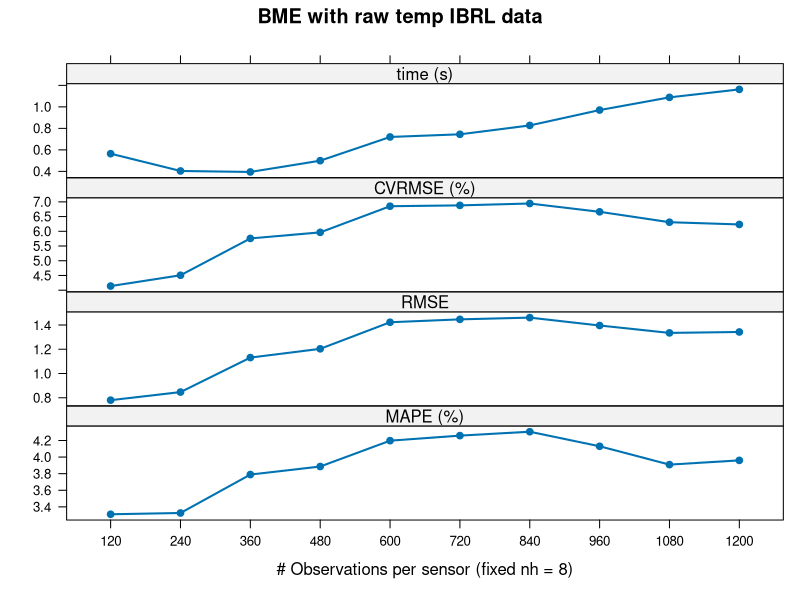
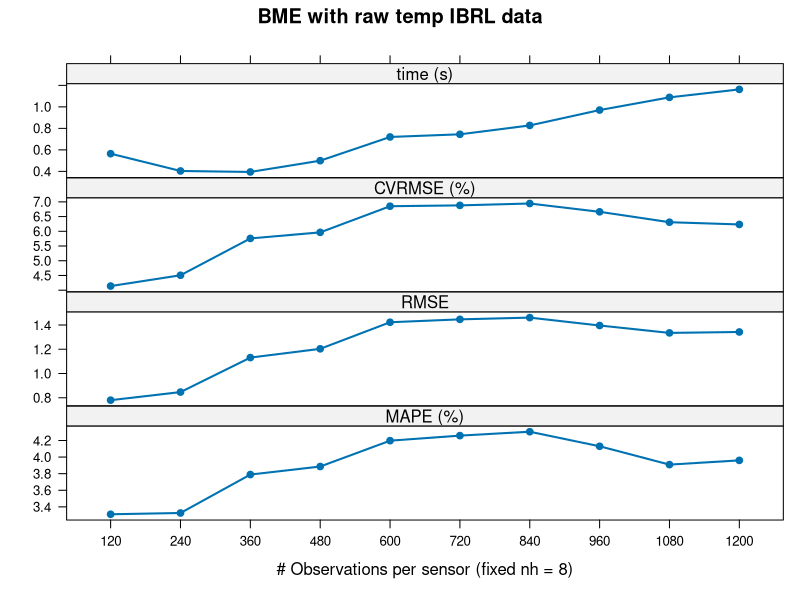
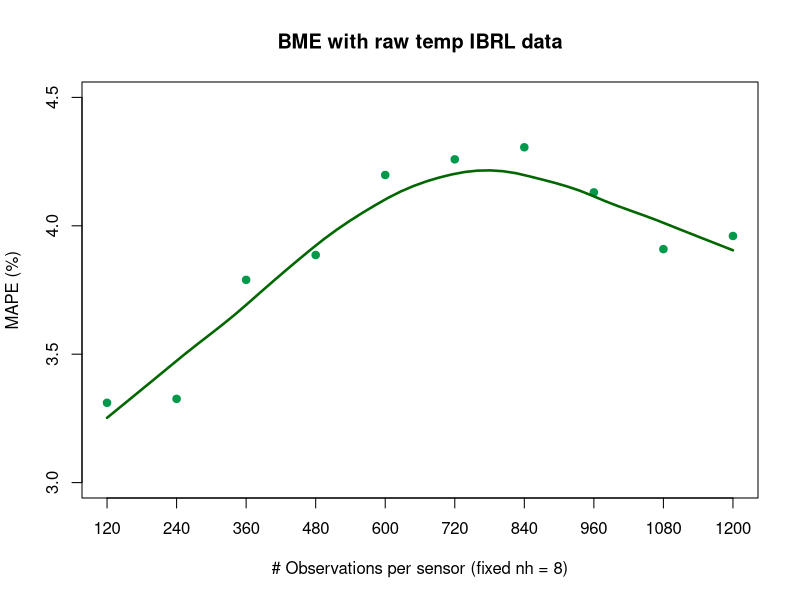
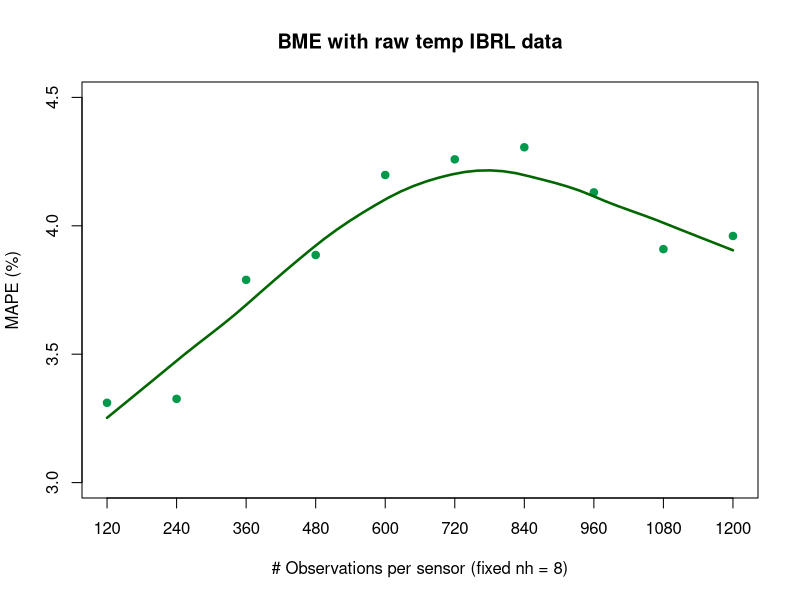

The R source for these figures, in order:
df <- read.table("fig3.csv", sep=",", head=F)
names(df)[2:5] = c("MAPE", "RMSE", "CVRMSE", "time")

## op1 

library("ggplot2")
library("lattice")
library("reshape")
dat.m <- melt(df, measure.vars = c("MAPE","RMSE","CVRMSE", "time"))
levels(dat.m$variable) = c("MAPE (%)", "RMSE", "CVRMSE (%)", "time (s)")
xyplot(value~V1|variable, data = dat.m, layout = c(1,(ncol(df))-1), lwd=2, pch=19, type="b",scales = list(y = list(relation = "free", rot=0), x = list(at= seq(120,1200,120))),
xlab ="# Observations per sensor (fixed nh = 8)", ylab="", main="BME with raw temp IBRL data")

dev.off()
svg(filename="fig3-opt1.svg", width = 12, height = 8, pointsize = 12)
xyplot(value~V1|variable, data = dat.m, layout = c(1,(ncol(df))-1), lwd=2, pch=19, type="b",scales = list(y = list(relation = "free", rot=0), x = list(at= seq(120,1200,120))),
       xlab ="# Observations per sensor (fixed nh = 8)", ylab="", main="BME with raw temp IBRL data")
dev.off()

## op2

plot(df$V1, df$MAPE,ylab ="MAPE (%)", xlab="# Observations per sensor (fixed nh = 8)"
, main="BME with raw temp IBRL data", ylim = c(3,4.5)
, col="#00994C", pch = 19, xaxt="n")
axis(1, at = seq(120,1200,120))
with(df, lines(loess.smooth(V1, MAPE),col = "#006600", lwd=2.5))


dev.off()
svg(filename="fig3-opt2.svg", width = 12, height = 8, pointsize = 12)
plot(df$V1, df$MAPE,ylab ="MAPE (%)", xlab="# Observations per sensor (fixed nh = 8)"
     , main="BME with raw temp IBRL data", ylim = c(3,4.5)
     , col="#00994C", pch = 19, xaxt="n")
axis(1, at = seq(120,1200,120))
with(df, lines(loess.smooth(V1, MAPE),col = "#006600", lwd=2.5))

dev.off()
